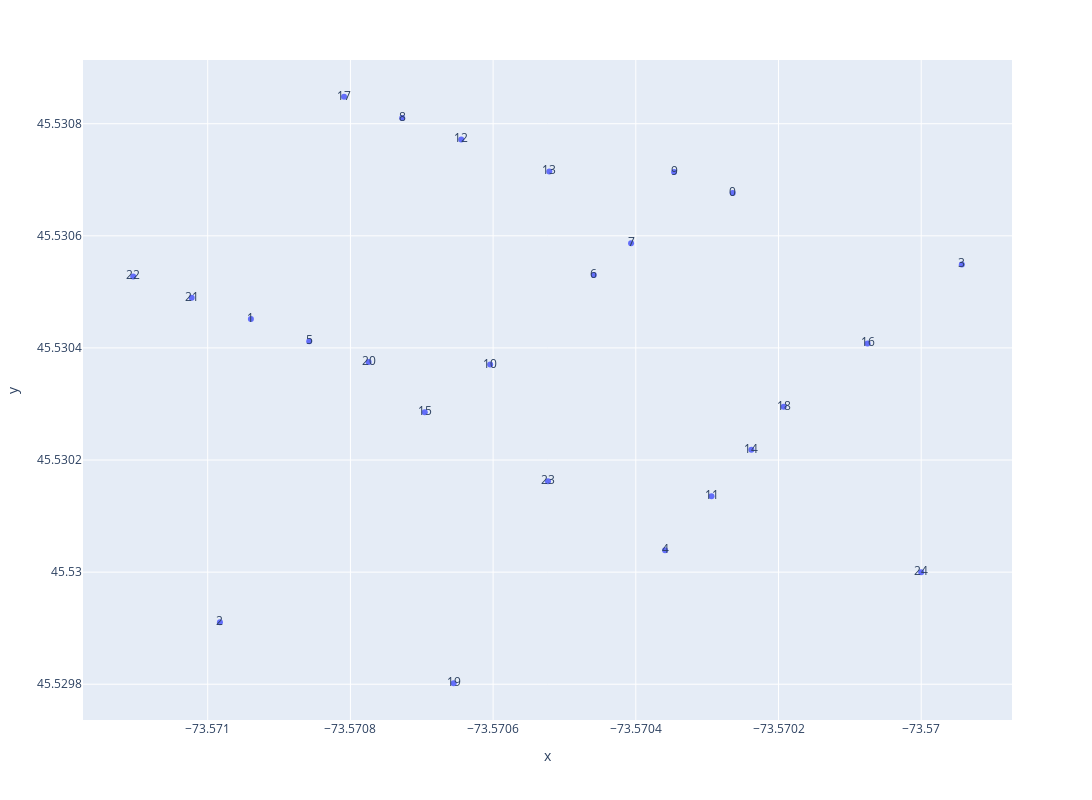

This figure's notebook cell:
### Markdown cell above
# add one node representing "outside" and replot

### Code cell
G.add_node(len(G),pos=(-73.57,45.53))
pos=nx.get_node_attributes(G,'pos')

xs,ys,label=[],[],[]
for i in range(len(pos)):
    xs.append(pos[i][0])
    ys.append(pos[i][1])
    label.append(i)

# plot the centroids - plt

n=list(G.nodes)
fig, ax = plt.subplots()
ax.scatter(xs, ys)
plt.grid()

for i, txt in enumerate(n):
    ax.annotate(txt, (xs[i], ys[i]))
plt.show()

# plot the centroids - plotly
import plotly.express as px
px.scatter(x=xs,y=ys,width=1200, height=800,text=label)

### Figure 1 — Plotly figure (JSON) as saved in the notebook; plotly's stock layout.template omitted (floating-point values rounded to 4 significant figures)
{"data": [{"hovertemplate": "x=%{x}<br>y=%{y}<br>text=%{text}<extra></extra>", "legendgroup": "", "marker": {"color": "#636efa", "symbol": "circle"}, "mode": "markers+text", "name": "", "orientation": "v", "showlegend": false, "text": [0, 1, 2, 3, 4, 5, 6, 7, 8, 9, 10, 11, 12, 13, 14, 15, 16, 17, 18, 19, 20, 21, 22, 23, 24], "type": "scatter", "x": [-73.57, -73.57, -73.57, -73.57, -73.57, -73.57, -73.57, -73.57, -73.57, -73.57, -73.57, -73.57, -73.57, -73.57, -73.57, -73.57, -73.57, -73.57, -73.57, -73.57, -73.57, -73.57, -73.57, -73.57, -73.57], "xaxis": "x", "y": [45.53, 45.53, 45.53, 45.53, 45.53, 45.53, 45.53, 45.53, 45.53, 45.53, 45.53, 45.53, 45.53, 45.53, 45.53, 45.53, 45.53, 45.53, 45.53, 45.53, 45.53, 45.53, 45.53, 45.53, 45.53], "yaxis": "y"}], "layout": {"height": 800, "legend": {"tracegroupgap": 0}, "margin": {"t": 60}, "width": 1200, "xaxis": {"anchor": "y", "domain": [0, 1], "title": {"text": "x"}}, "yaxis": {"anchor": "x", "domain": [0, 1], "title": {"text": "y"}}}}
